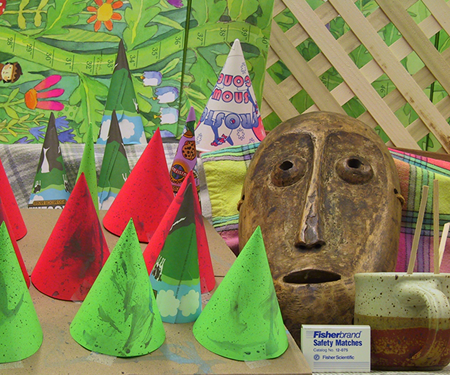
#> input picture left.png, 450 x 375 px
$ python classicStereo_sample.py
#> lines starting #> are read from the running program, lines starting #| are printed output that depends on the picture
import matplotlib.pyplot as plt
import numpy as np
import time

# Start a timer
tic = time.process_time()

left = plt.imread('left.png')
#> left is the input picture: shape (375, 450, 3) float32; mean R, G, B 0.52, 0.51, 0.323
right = plt.imread('right.png')
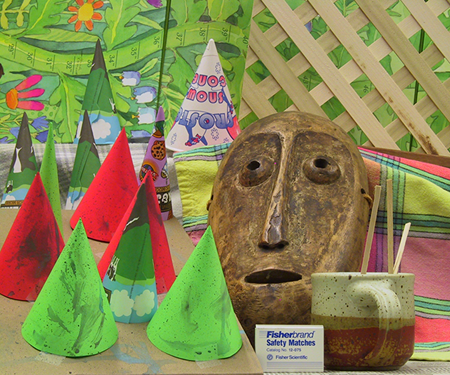
#> input picture right.png, 450 x 375 px
#> right is the input picture: shape (375, 450, 3) float32; mean R, G, B 0.539, 0.523, 0.328
leftI = np.mean(left, axis=2)
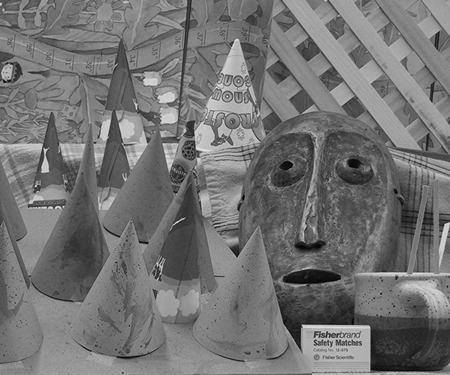
#> leftI: shape (375, 450) float32; min 0, max 0.907, mean 0.451
rightI = np.mean(right, axis=2)
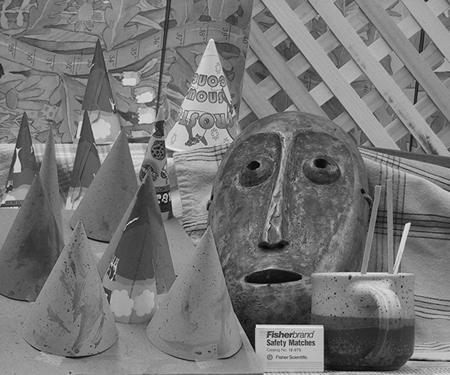
#> rightI: shape (375, 450) float32; min 0.00131, max 0.941, mean 0.463
imgHeight, imgWidth = np.shape(leftI)
#> imgHeight = 375; imgWidth = 450
DbasicSubpixel = np.zeros((imgHeight-6, imgWidth-6), dtype='int')
halfBlockSize = 3
blockSize = 2 * halfBlockSize + 1

for m in range(201, 301):
    for n in range(125, 251):
        right_block = rightI[m-3:m+3, n-3:n+3]
        blockDiffs = np.zeros((imgHeight-6, imgWidth-6), dtype='int')
        for x in range(3, imgHeight-3):
            for y in range(3, imgWidth-3):
                left_block = leftI[x-3:x+3, y-3:y+3]
#> (the run stopped early here; a loop or call above may not have finished)
